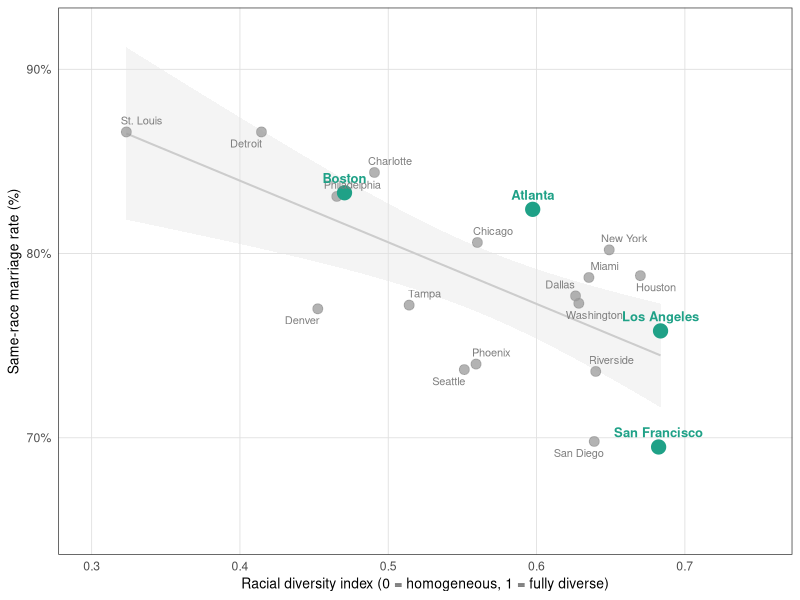

This chart was generated by the following R code:
# gen_fig_metro_diversity.R
# Produces text_thesis/figures/R4_metro_diversity.png
#
# Scatter plot: racial diversity index vs same-race marriage rate
# across the 20 largest US metros. Used to explain why predictability
# varies across cities in the multi-metro robustness analysis.
#
# Run from project root: Rscript experiments/gen_fig_metro_diversity.R

user_lib <- file.path(Sys.getenv("HOME"), "R", "packages")
if (dir.exists(user_lib)) .libPaths(c(user_lib, .libPaths()))

suppressPackageStartupMessages({
  library(tidyverse)
  library(ggrepel)
})

pal <- viridis::viridis(8, begin = 0.05, end = 0.78)

theme_pub <- function() {
  theme_bw(base_size = 11) +
    theme(
      panel.grid.minor  = element_blank(),
      panel.grid.major  = element_line(linewidth = 0.3, colour = "grey88"),
      axis.ticks        = element_blank(),
      axis.title        = element_text(size = 10),
      plot.title        = element_blank(),
      plot.subtitle     = element_blank(),
      legend.position   = "none"
    )
}

# ── load data ─────────────────────────────────────────────────────────────────
metros <- read_csv("results/00_metro_profiles.csv", show_col_types = FALSE) |>
  mutate(
    # short label: first city name only
    city_label = gsub("[-,].*", "", metro_name),
    city_label = trimws(city_label),
    # flag the four focal metros used in the multi-metro analysis
    focal = MET2013 %in% c(31080, 12060, 41860, 14460),
    focal_name = case_when(
      MET2013 == 31080 ~ "Los Angeles",
      MET2013 == 12060 ~ "Atlanta",
      MET2013 == 41860 ~ "San Francisco",
      MET2013 == 14460 ~ "Boston",
      TRUE             ~ NA_character_
    )
  )

col_focal <- pal[6]   # teal/green for the four highlighted metros
col_other <- "grey60"

# ── plot ──────────────────────────────────────────────────────────────────────
p <- ggplot(metros, aes(x = diversity_index, y = same_race_pct)) +

  # smooth trend line across all metros
  geom_smooth(method = "lm", se = TRUE, colour = "grey80",
              fill = "grey90", linewidth = 0.7, linetype = "solid") +

  # all background metros (grey)
  geom_point(data = filter(metros, !focal),
             colour = col_other, size = 3, alpha = 0.75) +

  # four focal metros (coloured, larger)
  geom_point(data = filter(metros, focal),
             colour = col_focal, size = 4.5) +

  # labels for ALL cities
  geom_text_repel(
    aes(label = city_label),
    data          = filter(metros, !focal),
    colour        = "grey50",
    size          = 2.8,
    max.overlaps  = 20,
    seed          = 42,
    segment.color = "grey75",
    segment.size  = 0.3,
    box.padding   = 0.3,
    point.padding = 0.2
  ) +

  # labels for focal cities (darker, bold-weight via fontface)
  geom_text_repel(
    aes(label = city_label),
    data          = filter(metros, focal),
    colour        = col_focal,
    size          = 3.3,
    fontface      = "bold",
    max.overlaps  = 20,
    seed          = 42,
    segment.color = col_focal,
    segment.size  = 0.4,
    box.padding   = 0.4,
    point.padding = 0.3,
    nudge_y       = 0.5
  ) +

  scale_x_continuous(
    limits = c(0.3, 0.75),
    labels = function(x) round(x, 2),
    name   = "Racial diversity index (0 = homogeneous, 1 = fully diverse)"
  ) +
  scale_y_continuous(
    limits = c(65, 92),
    labels = function(y) paste0(y, "%"),
    name   = "Same-race marriage rate (%)"
  ) +
  labs() +
  theme_pub()

ggsave("text_thesis/figures/R4_metro_diversity.png",
       plot = p, width = 8, height = 5.5, dpi = 300, bg = "white")
cat("Saved: text_thesis/figures/R4_metro_diversity.png\n")
